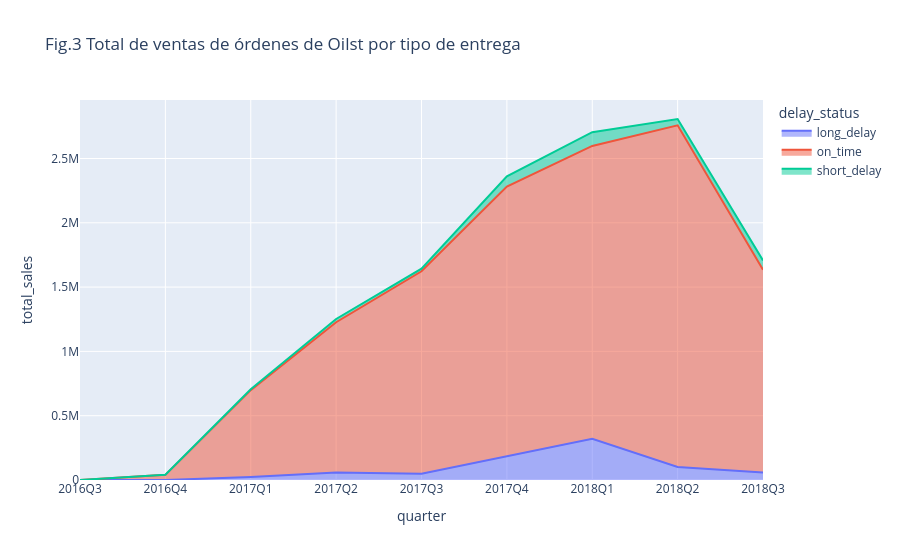

Notebook code cell kept with this figure:
### Markdown cell above
En este caso, aprovecharemos para introdución las gráficas de áreas de Plotly, que esencialmente se trata de series de tiempo con sobreados que permite entender la magnitun de una cantidad en el tiempo como el área bajo un curva.

### Code cell
fig = px.area(
    sales_time,
    x="quarter",
    y="total_sales",
    color="delay_status",
    title='Fig.3 Total de ventas de órdenes de Oilst por tipo de entrega'
    )
fig.show()

### Figure 1 — Plotly figure (JSON) as saved in the notebook; plotly's stock layout.template omitted (floating-point values rounded to 4 significant figures)
{"data": [{"fillpattern": {"shape": ""}, "hovertemplate": "delay_status=long_delay<br>quarter=%{x}<br>total_sales=%{y}<extra></extra>", "legendgroup": "long_delay", "line": {"color": "#636efa"}, "marker": {"symbol": "circle"}, "mode": "lines", "name": "long_delay", "orientation": "v", "showlegend": true, "stackgroup": "1", "type": "scatter", "x": ["2016Q3", "2016Q4", "2017Q1", "2017Q2", "2017Q3", "2017Q4", "2018Q1", "2018Q2", "2018Q3"], "xaxis": "x", "y": [135.0, 71, 22820.0, 59050.0, 49340.0, 186800.0, 321300.0, 101000.0, 59060.0], "yaxis": "y"}, {"fillpattern": {"shape": ""}, "hovertemplate": "delay_status=on_time<br>quarter=%{x}<br>total_sales=%{y}<extra></extra>", "legendgroup": "on_time", "line": {"color": "#EF553B"}, "marker": {"symbol": "circle"}, "mode": "lines", "name": "on_time", "orientation": "v", "showlegend": true, "stackgroup": "1", "type": "scatter", "x": ["2016Q4", "2017Q1", "2017Q2", "2017Q3", "2017Q4", "2018Q1", "2018Q2", "2018Q3"], "xaxis": "x", "y": [39990.0, 676000.0, 1168000.0, 1574000.0, 2095000.0, 2276000.0, 2657000.0, 1576000.0], "yaxis": "y"}, {"fillpattern": {"shape": ""}, "hovertemplate": "delay_status=short_delay<br>quarter=%{x}<br>total_sales=%{y}<extra></extra>", "legendgroup": "short_delay", "line": {"color": "#00cc96"}, "marker": {"symbol": "circle"}, "mode": "lines", "name": "short_delay", "orientation": "v", "showlegend": true, "stackgroup": "1", "type": "scatter", "x": ["2016Q4", "2017Q1", "2017Q2", "2017Q3", "2017Q4", "2018Q1", "2018Q2", "2018Q3"], "xaxis": "x", "y": [276.9, 6426.0, 24930.0, 20830.0, 80600.0, 106900.0, 48850.0, 71780.0], "yaxis": "y"}], "layout": {"legend": {"title": {"text": "delay_status"}, "tracegroupgap": 0}, "title": {"text": "Fig.3 Total de ventas de órdenes de Oilst por tipo de entrega"}, "xaxis": {"anchor": "y", "domain": [0, 1], "title": {"text": "quarter"}}, "yaxis": {"anchor": "x", "domain": [0, 1], "title": {"text": "total_sales"}}}}
